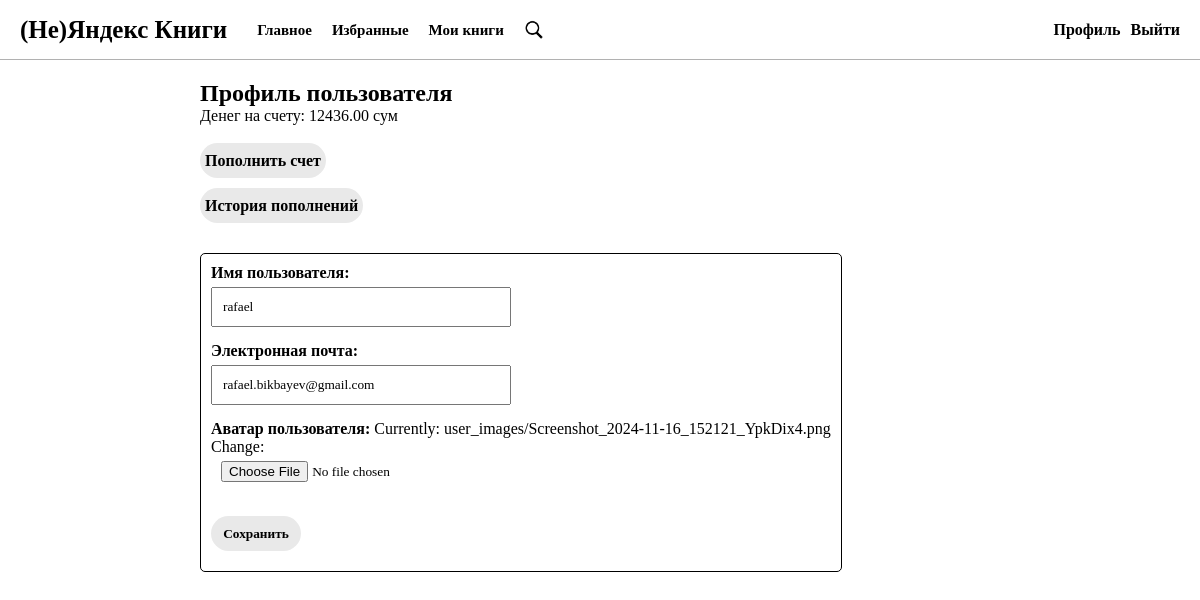
Page /accounts/profile/ (signed in) on the committed database.
### library/models.py (models this page shows)
class CustomUser(AbstractUser):
    money = models.DecimalField(max_digits=10, decimal_places=2, default=0)
    tag = models.ManyToManyField(UserTag, blank=True)
    user_image = models.ImageField(upload_to='user_images', blank=True)
    is_email_verified = models.BooleanField(default=False)
    verification_token = models.CharField(max_length=64, blank=True, null=True)

### accounts/views.py (the view, shortened to what this page needs)
# urls.py: path('profile/', ProfileView.as_view(), name='profile'),
class ProfileView(TemplateView):
    template_name = 'accounts/profile.html'
    def get(self, request, *args, **kwargs):
        user = CustomUser.objects.get(username=request.user.username)
        form = CustomUserChangeForm(instance=request.user)
        return render(request, self.template_name, {'form': form, 'user': user})

### accounts/forms.py
class CustomUserChangeForm(UserChangeForm):
    username = forms.CharField(label='Имя пользователя', widget=forms.TextInput(attrs={'class': 'form-control'}))
    email = forms.EmailField(label='Электронная почта', widget=forms.EmailInput(attrs={'class': 'form-control'}))
    user_image = forms.ImageField(label='Аватар пользователя',widget=forms.ClearableFileInput(attrs={'class': 'form-control'}))
    class Meta:
        model = CustomUser
        fields = ('username', 'email', 'user_image')

### accounts/templates/accounts/profile.html (shortened to what this page needs)
{% extends 'library/includes/base.html' %}
{% block main %}
<h2>Профиль пользователя</h2>
    <p>Денег на счету: {{ user.money }} сум</p>
    <br>
    <div>
        <a class="button" href="{% url 'top-up' %}">Пополнить счет</a>
        <a class="button" href="{% url 'top_up_history' %}">История пополнений</a>
    </div>
<form class="form" method="post">
    <div class="form-group">
        {{ form.username.label_tag }}
        {{ form.username }}
    </div>
    <div class="form-group">
        {{ form.email.label_tag }}
        {{ form.email }}
    </div>
    <div class="form-group file-input">
        {{ form.user_image.label_tag }}
        {{ form.user_image }}
    </div>
    <button type="submit">Сохранить</button>
</form>
{% endblock main %}

### library/static/library/style.css (style rules this page uses)
* { margin: 0; padding: 0; box-sizing: border-box; font-family: Calibri, serif; color: black; }
a { text-decoration: none; }
body { background-color: #ffffff; }
form { display: flex; flex-direction: column; gap: 15px; padding: 10px 0; }
button { background-color: #e9e9e9; outline: none; border: none; color: inherit; font-weight: bold; height: 35px; width:max-content ; padding: 5px; margin-bottom: 10px; min-width: 90px; display: flex; flex-direction: column; justify-content: center; align-items: center; border-radius: 20px; }
.button { background-color: #e9e9e9; outline: none; border: none; color: inherit; font-weight: bold; height: 35px; width: max-content ; padding: 5px; margin-bottom: 10px; min-width: 90px; display: flex; flex-direction: column; justify-content: center; align-items: center; border-radius: 20px; }
input { width: 300px; height: 40px; padding-left: 10px; }
.form { padding: 10px; border: 1px solid black; border-radius: 5px; margin-top: 20px; width: max-content; background-color: #ffffff; }
.form-control { display: block; margin-top: 5px; }
label { font-weight: bold; }

### rows in the picture
CustomUser: money "12436.00", username "rafael", email "rafael.bikbayev@gmail.com"
